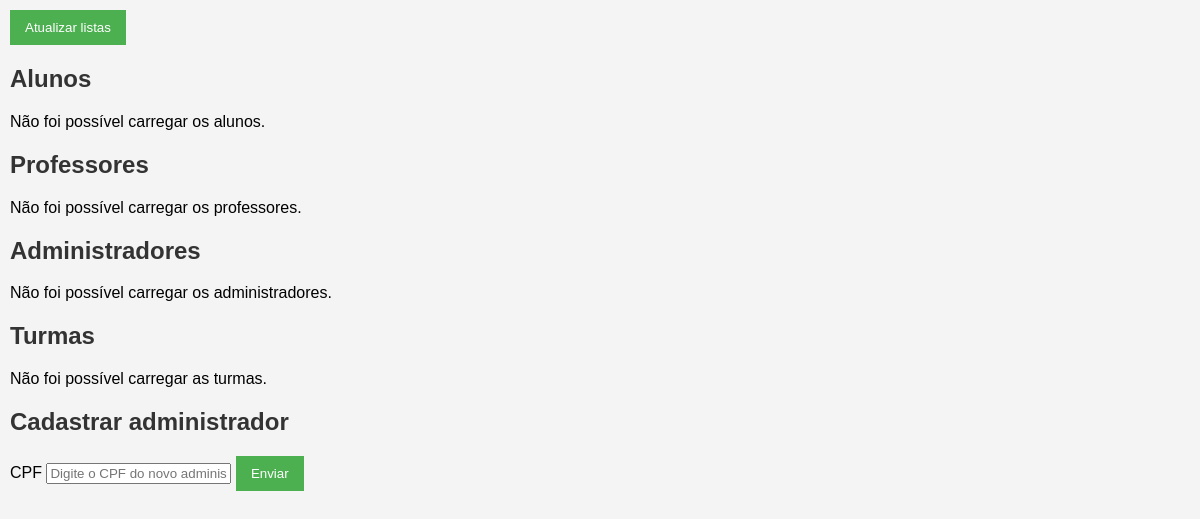
Before: /administrador/ with the older database file.
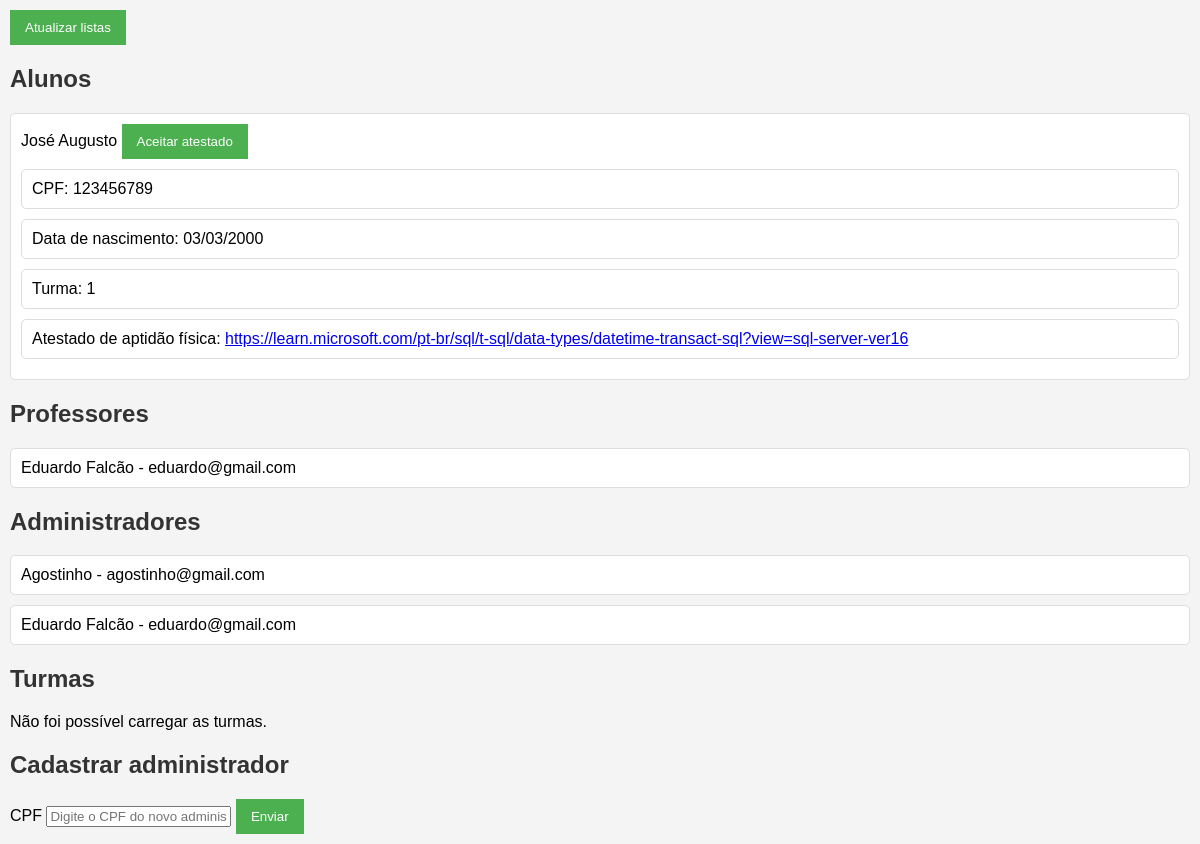
After: the same page with the newer database file.
### my_app/models.py (models this page shows)
class Usuario(models.Model):
    cpf = models.IntegerField(primary_key=True)
    email = models.CharField(max_length=255, unique=True)
    nome = models.CharField(max_length=255)
    senha = models.CharField(max_length=255)
    nascimento = models.DateTimeField()

class Aluno(models.Model):
    user_cpf = models.OneToOneField(Usuario, default=123456789, on_delete=models.CASCADE, primary_key=True)
    atestado_apt = models.CharField(max_length=255, null=True, help_text='Link para o documento')
    atestado_apt_validado_por = models.ForeignKey('Administrador', null=True, on_delete=models.SET_NULL)
    atestado_apt_validado_em = models.DateTimeField(null=True)
    atestado_apt_esperando_validacao = models.BooleanField(default=False)
    turma_id = models.ForeignKey('Turma', null=True, on_delete=models.SET_NULL)

### my_app/views.py (the view, shortened to what this page needs)
class Admin(View):
  template_name = 'adm_inicial'
  template_file = 'admin.html'
  def verificaValidadoEm(self, aluno):
      if aluno.atestado_apt_validado_em:
          return aluno.atestado_apt_validado_em.strftime('%d/%m/%Y')
      else:
          return None
  def verificaValidadoPor(self, aluno):
      if aluno.atestado_apt_validado_por:
          return aluno.atestado_apt_validado_por.user_cpf.nome
      else:
          return None
  def get(self, request, *args, **kwargs):
      try:
        form = FormCPF()
        alunos = Aluno.objects.select_related('user_cpf').all()
        professores = Professor.objects.select_related('user_cpf').all()
        admins = Administrador.objects.select_related('user_cpf').all()
        leciona = Leciona.objects.select_related('turma_id').all()
        alunos_data = [{'nome': aluno.user_cpf.nome,
                        'email': aluno.user_cpf.email,
                        'cpf': aluno.user_cpf.cpf,
                        'atestado': aluno.atestado_apt,
                        'turma': aluno.turma_id.id if aluno.turma_id else None,
                        'validado_por': self.verificaValidadoPor(aluno),
                        'validado_em': self.verificaValidadoEm(aluno),
                        'nascimento': aluno.user_cpf.nascimento.strftime('%d/%m/%Y')
                      } for aluno in alunos]
        professores_data = [{'nome': prof.user_cpf.nome,
                             'email': prof.user_cpf.email,
                             'cpf': prof.user_cpf.cpf
                            } for prof in professores]
        admins_data = [{'nome': admin.user_cpf.nome,
                        'email': admin.user_cpf.email,
                        'cpf': admin.user_cpf.cpf
                      } for admin in admins]
        turmas_data = [{'id': lec.turma_id.id,
                        'modalidade': lec.turma_id.modalidade,
                        'professor': lec.prof_cpf.user_cpf.nome,
                        'horario': lec.turma_id.horario,
                        'semestre': lec.turma_id.semestre,
                        'vagas': lec.turma_id.vagas,
                        'is_open': lec.turma_id.is_open
                      } for lec in leciona]
        return render(request, self.template_file, {'alunos': alunos_data,
                                              'professores': professores_data,
                                              'admins': admins_data,
                                              'turmas': turmas_data,
                                              'formulario': form
                                            })
      except Exception as e:
            return JsonResponse({'error': str(e)}, status=500)

### my_app/forms.py
class FormCPF(forms.Form):
    cpf = forms.CharField(
        label='CPF',
        max_length=14,
        widget=forms.TextInput(attrs={
            'title': 'Informe o CPF de um usuário.',
            'placeholder': 'Digite o CPF do novo administrador',
            'id': 'cpf-input'
        })
    )

### my_app/templates/admin.html (shortened to what the changed rows need)
<!DOCTYPE html>
<html>
<head>
</head>
<body>
    <h2>Alunos</h1>
    {% if alunos %}
        {% if alunos|length > 0 %}
            <ul id="lista-alunos">
                {% for aluno in alunos %}
                    <li id="{{ aluno.cpf }}">
                        <div class="aceitar-atestado">
                            {{ aluno.nome }}
                            {% if not aluno.validado_em %}
                                {% with aluno_cpf=aluno.cpf %}
                                    <button onclick="aceitarAtestado('{{ aluno_cpf }}')" type="button">Aceitar atestado</button>
                                {% endwith %}
                            {% endif %}
                        </div>
                        <ul>
                            <li>CPF: {{ aluno.cpf }}</li>
                            <li>Data de nascimento: {{ aluno.nascimento }}</li>
                            {% if aluno.turma %}
                                <li>Turma: {{ aluno.turma }}</li>
                            {% endif %}
                                <li>Atestado de aptidão física: <a href="{{ aluno.atestado }}" target="_blank" rel="noopener noreferrer">{{ aluno.atestado }}</a></li>
                        </ul>
                    </li>
                {% endfor %}
            </ul>
        {% else %}
            <p>Não há alunos cadastrados.</p>
        {% endif %}
    {% else %}
            <p>Não foi possível carregar os alunos.</p>
    {% endif %}
    <h2>Professores</h1>
    {% if professores %}
        {% if professores|length > 0 %}
            <ul id="lista-professores">
                {% for professor in professores %}
                    <li id="{{ professor.cpf }}">{{ professor.nome }} - {{ professor.email }}</li>
                {% endfor %}
            </ul>
        {% else %}
            <p>Não há professores cadastrados.</p>
        {% endif %}
    {% else %}
            <p>Não foi possível carregar os professores.</p>
    {% endif %}
    <h2>Administradores</h2>
    {% if admins %}
        {% if admins|length > 0 %}
            <ul id="lista-admins">
                {% for admin in admins %}
                    <li id="{{ admin.cpf }}">{{ admin.nome }} - {{ admin.email }}</li>
                {% endfor %}
            </ul>
        {% else %}
            <p>Não há administradores cadastrados.</p>
        {% endif %}
    {% else %}
            <p>Não foi possível carregar os administradores.</p>
    {% endif %}
    <h2>Turmas</h2>
    {% if turmas %}
        {% if turmas|length > 0 %}
            <table class="lista-turmas" style="border: 1px solid black;">
                <thead>
                    <tr>
                        <th>Id</th>
                        <th>Modalidade</th>
                        <th>Professor</th>
                        <th>Horário</th>
                        <th>Semestre</th>
                        <th>Vagas</th>
                        <th>Aberta</th>
                    </tr>
                </thead>
                <tbody>
                    {% for turma in turmas %}
                        <tr
                            id="{{ turma.id }}"
                            class= "{% if turma.is_open %}open{% else %}closed{% endif %}"
                        >
                            <td>{{ turma.id }}</td>
                            <td>{{ turma.modalidade }}</td>
                            <td>{{ turma.professor }}</td>
                            <td>{{ turma.horario }}</td>
                            <td>{{ turma.semestre }}</td>
                            <td>{{ turma.vagas }}</td>
                            {% if turma.is_open %}
                                <td>Sim</td>
                            {% else %}
                                <td>Não</td>
                            {% endif %}
                        </tr>
                    {% endfor %}
                </tbody>
            </table>
        {% else %}
            <p>Não há turmas cadastradas.</p>
        {% endif %}
    {% else %}
            <p>Não foi possível carregar as turmas.</p>
    {% endif %}
    <h2>Cadastrar administrador</h2>
    <form method="post">
        {{ formulario.cpf.label }}
        {{ formulario.cpf }}
        <button type="submit">Enviar</button>
    </form>
</body>
</html>

Changed rows visible on the page:
added Usuario: nome "José Augusto"
added Aluno: atestado "https://learn.microsoft.com/pt-br/sql/t-sql/data-types/datetime-transact-sql?view=sql-server-ver16"
added Usuario: nome "Eduardo Falcão", email "eduardo@gmail.com", nome "Eduardo Falcão", email "eduardo@gmail.com"
added Usuario: nome "Agostinho", email "agostinho@gmail.com"
Other visible differences:
new list line: "Aceitar atestado CPF: 123456789 Data de nascimento: 03/03/2000 Turma: 1 Atestado de aptidão física:"
text no longer shown: "Não foi possível carregar os alunos. Não foi possível carregar os professores. Não foi possível carregar os administradores."
